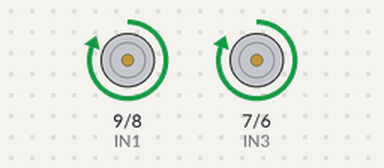
Recording of a sketch running on a simulated Arduino Uno, built with avr-gcc and run on an emulated ATmega328P. Parts: motor-driver pin pairs drawn as motors (green arrow = first pin HIGH = forward, orange = second pin HIGH = backward, longer = more drive, scaled by the enable pin).

Above: at 1.0 s.
At 2.5 s:
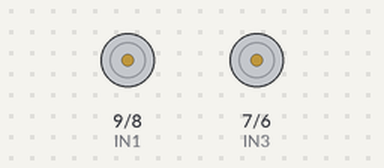
At 4.0 s:
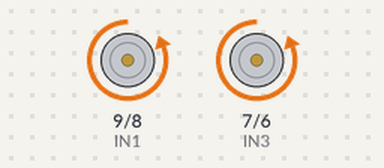
Timing chart, 0 to 7.8 s (numbered marks = the images above):
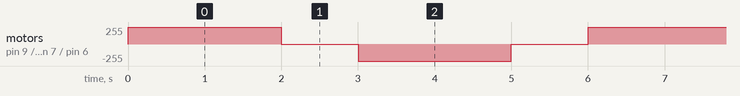

Measured:
- by itself, motor on pin 9 (IN1) / pin 8 (IN2), motor on pin 7 (IN3) / pin 6 (IN4): repeats every 6.0 s: stopped 1.0 s, backward 255/255 2.0 s, stopped 1.0 s, forward 255/255 2.0 s

The sketch:

l298.ino
```cpp
#define ENA 10
#define IN1 9
#define IN2 8
#define ENB 5
#define IN3 7
#define IN4 6

void setup() {
  // Configura los pines como salida
  pinMode(ENA, OUTPUT);
  pinMode(IN1, OUTPUT);
  pinMode(IN2, OUTPUT);
  pinMode(ENB, OUTPUT);
  pinMode(IN3, OUTPUT);
  pinMode(IN4, OUTPUT);
}

void loop() {
  // Motor A hacia adelante
  digitalWrite(IN1, HIGH);
  digitalWrite(IN2, LOW);
  analogWrite(ENA, 255); // Velocidad máxima

  // Motor B hacia adelante
  digitalWrite(IN3, HIGH);
  digitalWrite(IN4, LOW);
  analogWrite(ENB, 255); // Velocidad máxima

  delay(2000); // Corre hacia adelante por 2 segundos

  // Detén ambos motores
  digitalWrite(IN1, LOW);
  digitalWrite(IN2, LOW);
  digitalWrite(IN3, LOW);
  digitalWrite(IN4, LOW);

  delay(1000); // Espera 1 segundo

  // Motor A hacia atrás
  digitalWrite(IN1, LOW);
  digitalWrite(IN2, HIGH);
  analogWrite(ENA, 255); // Velocidad máxima

  // Motor B hacia atrás
  digitalWrite(IN3, LOW);
  digitalWrite(IN4, HIGH);
  analogWrite(ENB, 255); // Velocidad máxima

  delay(2000); // Corre hacia atrás por 2 segundos

  // Detén ambos motores
  digitalWrite(IN1, LOW);
  digitalWrite(IN2, LOW);
  digitalWrite(IN3, LOW);
  digitalWrite(IN4, LOW);

  delay(1000); // Espera 1 segundo
}
```
